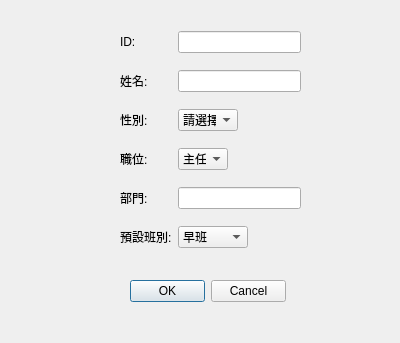
<?xml version="1.0" encoding="UTF-8"?>
<ui version="4.0">
 <class>Add</class>
 <widget class="QWidget" name="Add">
  <property name="geometry">
   <rect>
    <x>0</x>
    <y>0</y>
    <width>400</width>
    <height>343</height>
   </rect>
  </property>
  <property name="windowTitle">
   <string>Form</string>
  </property>
  <widget class="QWidget" name="gridLayoutWidget">
   <property name="geometry">
    <rect>
     <x>120</x>
     <y>20</y>
     <width>181</width>
     <height>241</height>
    </rect>
   </property>
   <layout class="QGridLayout" name="gridLayout">
    <item row="1" column="0">
     <widget class="QLabel" name="label_3">
      <property name="text">
       <string>姓名:</string>
      </property>
     </widget>
    </item>
    <item row="4" column="0">
     <widget class="QLabel" name="label_7">
      <property name="text">
       <string>部門:</string>
      </property>
     </widget>
    </item>
    <item row="0" column="0">
     <widget class="QLabel" name="label_4">
      <property name="text">
       <string>ID:</string>
      </property>
     </widget>
    </item>
    <item row="3" column="0">
     <widget class="QLabel" name="label_6">
      <property name="text">
       <string>職位:</string>
      </property>
     </widget>
    </item>
    <item row="2" column="0">
     <widget class="QLabel" name="label_5">
      <property name="text">
       <string>性別:</string>
      </property>
     </widget>
    </item>
    <item row="1" column="1">
     <widget class="QLineEdit" name="Emp_Name"/>
    </item>
    <item row="2" column="1">
     <widget class="QComboBox" name="Gender">
      <property name="maximumSize">
       <size>
        <width>60</width>
        <height>16777215</height>
       </size>
      </property>
      <item>
       <property name="text">
        <string>請選擇</string>
       </property>
      </item>
      <item>
       <property name="text">
        <string>男</string>
       </property>
      </item>
      <item>
       <property name="text">
        <string>女</string>
       </property>
      </item>
     </widget>
    </item>
    <item row="0" column="1">
     <widget class="QLineEdit" name="ID"/>
    </item>
    <item row="5" column="0">
     <widget class="QLabel" name="label">
      <property name="text">
       <string>預設班別:</string>
      </property>
     </widget>
    </item>
    <item row="3" column="1">
     <widget class="QComboBox" name="Emp_position">
      <property name="maximumSize">
       <size>
        <width>50</width>
        <height>16777215</height>
       </size>
      </property>
      <item>
       <property name="text">
        <string>主任</string>
       </property>
      </item>
      <item>
       <property name="text">
        <string>領班</string>
       </property>
      </item>
      <item>
       <property name="text">
        <string>員工</string>
       </property>
      </item>
     </widget>
    </item>
    <item row="4" column="1">
     <widget class="QLineEdit" name="branch"/>
    </item>
    <item row="5" column="1">
     <widget class="QComboBox" name="Default_time">
      <property name="maximumSize">
       <size>
        <width>70</width>
        <height>16777215</height>
       </size>
      </property>
      <item>
       <property name="text">
        <string>早班</string>
       </property>
      </item>
      <item>
       <property name="text">
        <string>晚班</string>
       </property>
      </item>
      <item>
       <property name="text">
        <string>固定早班</string>
       </property>
      </item>
     </widget>
    </item>
   </layout>
  </widget>
  <widget class="QDialogButtonBox" name="buttonBox">
   <property name="geometry">
    <rect>
     <x>130</x>
     <y>280</y>
     <width>156</width>
     <height>23</height>
    </rect>
   </property>
   <property name="standardButtons">
    <set>QDialogButtonBox::Cancel|QDialogButtonBox::Ok</set>
   </property>
  </widget>
  <zorder>buttonBox</zorder>
  <zorder>gridLayoutWidget</zorder>
 </widget>
 <resources/>
 <connections/>
</ui>
